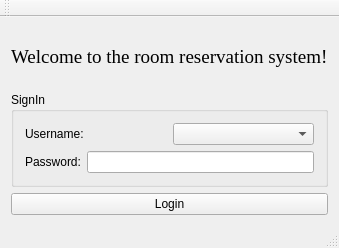
<?xml version="1.0" encoding="UTF-8"?>
<ui version="4.0">
 <class>entranceClass</class>
 <widget class="QMainWindow" name="entranceClass">
  <property name="geometry">
   <rect>
    <x>0</x>
    <y>0</y>
    <width>339</width>
    <height>248</height>
   </rect>
  </property>
  <property name="windowTitle">
   <string>entrance</string>
  </property>
  <widget class="QWidget" name="centralWidget">
   <layout class="QGridLayout" name="gridLayout">
    <item row="0" column="0">
     <layout class="QVBoxLayout" name="verticalLayout_2">
      <item>
       <widget class="QLabel" name="label_3">
        <property name="font">
         <font>
          <family>Times New Roman</family>
          <pointsize>14</pointsize>
          <bold>false</bold>
         </font>
        </property>
        <property name="text">
         <string>Welcome to the room reservation system!</string>
        </property>
       </widget>
      </item>
      <item>
       <widget class="QGroupBox" name="groupBox">
        <property name="title">
         <string>SignIn</string>
        </property>
        <layout class="QVBoxLayout" name="verticalLayout">
         <item>
          <layout class="QHBoxLayout" name="horizontalLayout">
           <item>
            <widget class="QLabel" name="label">
             <property name="text">
              <string>Username:</string>
             </property>
            </widget>
           </item>
           <item>
            <widget class="QComboBox" name="loginComboBox"/>
           </item>
          </layout>
         </item>
         <item>
          <layout class="QHBoxLayout" name="horizontalLayout_2">
           <item>
            <widget class="QLabel" name="label_2">
             <property name="text">
              <string>Password:</string>
             </property>
            </widget>
           </item>
           <item>
            <widget class="QLineEdit" name="passwordLineEdit"/>
           </item>
          </layout>
         </item>
        </layout>
       </widget>
      </item>
      <item>
       <widget class="QPushButton" name="loginPushButton">
        <property name="text">
         <string>Login</string>
        </property>
       </widget>
      </item>
     </layout>
    </item>
   </layout>
  </widget>
  <widget class="QMenuBar" name="menuBar">
   <property name="geometry">
    <rect>
     <x>0</x>
     <y>0</y>
     <width>339</width>
     <height>22</height>
    </rect>
   </property>
  </widget>
  <widget class="QToolBar" name="mainToolBar">
   <attribute name="toolBarArea">
    <enum>TopToolBarArea</enum>
   </attribute>
   <attribute name="toolBarBreak">
    <bool>false</bool>
   </attribute>
  </widget>
  <widget class="QStatusBar" name="statusBar"/>
 </widget>
 <layoutdefault spacing="6" margin="11"/>
 <resources/>
 <connections/>
</ui>
